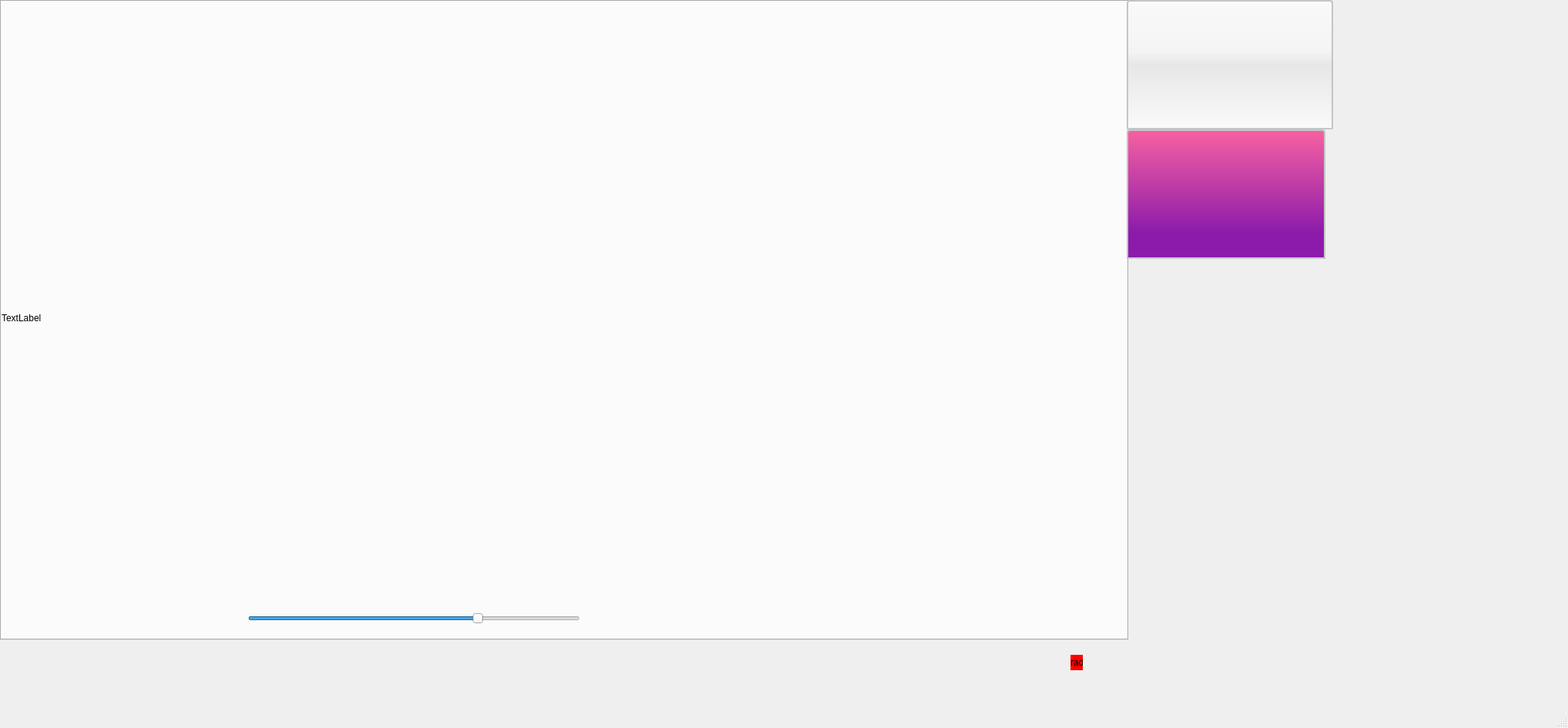
<?xml version="1.0" encoding="UTF-8"?>
<ui version="4.0">
 <class>MainWindow</class>
 <widget class="QMainWindow" name="MainWindow">
  <property name="geometry">
   <rect>
    <x>0</x>
    <y>0</y>
    <width>2036</width>
    <height>945</height>
   </rect>
  </property>
  <property name="windowTitle">
   <string>MainWindow</string>
  </property>
  <property name="autoFillBackground">
   <bool>true</bool>
  </property>
  <widget class="QWidget" name="centralwidget">
   <widget class="TabWidget" name="tabWidget">
    <property name="geometry">
     <rect>
      <x>0</x>
      <y>0</y>
      <width>1731</width>
      <height>831</height>
     </rect>
    </property>
    <property name="font">
     <font>
      <pointsize>16</pointsize>
     </font>
    </property>
    <property name="styleSheet">
     <string notr="true">QTabBar::tab{width:250;height:160;alignment:center}

QTabBar::tab  {
    background: qlineargradient(x1: 0, y1: 0, x2: 0, y2: 1,stop: 0 #F761A1, stop: 0.8 #8C1BAB,);
    border: 2px solid #C4C4C3;
    border-bottom-color: #C2C7CB; /* same as the pane color */
    border-top-left-radius: 4px;
    border-top-right-radius: 4px;
    min-width: 8ex;
    padding: 2px;
}


QTabBar::tab:selected{
background: qlineargradient(x1: 0, y1: 0, x2: 0, y2: 1, stop: 0 #fafafa, stop: 0.4 #f4f4f4, stop: 0.5 #e7e7e7, stop: 1.0 #fafafa);
width:260;height:160;alignment:center
}
QTabBar::tab:hover
{
background: qlineargradient(x1: 0, y1: 0, x2: 0, y2: 1,stop: 0 #F761FF, stop: 0.8 #8C1BFF,);
width:260;height:160;alignment:center
}</string>
    </property>
    <property name="tabPosition">
     <enum>QTabWidget::East</enum>
    </property>
    <property name="tabShape">
     <enum>QTabWidget::Rounded</enum>
    </property>
    <property name="currentIndex">
     <number>0</number>
    </property>
    <property name="iconSize">
     <size>
      <width>38</width>
      <height>20</height>
     </size>
    </property>
    <property name="usesScrollButtons">
     <bool>false</bool>
    </property>
    <property name="documentMode">
     <bool>false</bool>
    </property>
    <property name="tabBarAutoHide">
     <bool>false</bool>
    </property>
    <widget class="QWidget" name="tab">
     <property name="styleSheet">
      <string notr="true">QTabWidget::tab-bar { alignment: center; }</string>
     </property>
     <attribute name="title">
      <string/>
     </attribute>
     <widget class="QLabel" name="label">
      <property name="geometry">
       <rect>
        <x>0</x>
        <y>0</y>
        <width>1461</width>
        <height>821</height>
       </rect>
      </property>
      <property name="text">
       <string>TextLabel</string>
      </property>
     </widget>
     <widget class="QSlider" name="horizontalSlider">
      <property name="geometry">
       <rect>
        <x>320</x>
        <y>780</y>
        <width>431</width>
        <height>41</height>
       </rect>
      </property>
      <property name="maximum">
       <number>1000</number>
      </property>
      <property name="value">
       <number>700</number>
      </property>
      <property name="orientation">
       <enum>Qt::Horizontal</enum>
      </property>
      <property name="tickInterval">
       <number>0</number>
      </property>
     </widget>
    </widget>
    <widget class="QWidget" name="tab_5">
     <attribute name="title">
      <string/>
     </attribute>
     <widget class="QLabel" name="label_2">
      <property name="geometry">
       <rect>
        <x>0</x>
        <y>0</y>
        <width>1451</width>
        <height>821</height>
       </rect>
      </property>
      <property name="text">
       <string>TextLabel</string>
      </property>
     </widget>
    </widget>
   </widget>
   <widget class="QLabel" name="label_3">
    <property name="geometry">
     <rect>
      <x>1390</x>
      <y>850</y>
      <width>16</width>
      <height>20</height>
     </rect>
    </property>
    <property name="styleSheet">
     <string notr="true">QLabel{background:red}</string>
    </property>
    <property name="text">
     <string>radar</string>
    </property>
   </widget>
  </widget>
  <widget class="QMenuBar" name="menubar">
   <property name="geometry">
    <rect>
     <x>0</x>
     <y>0</y>
     <width>2036</width>
     <height>26</height>
    </rect>
   </property>
  </widget>
  <widget class="QStatusBar" name="statusbar"/>
 </widget>
 <customwidgets>
  <customwidget>
   <class>TabWidget</class>
   <extends>QTabWidget</extends>
   <header location="global">GUI_class.h</header>
   <container>1</container>
  </customwidget>
 </customwidgets>
 <resources/>
 <connections>
  <connection>
   <sender>horizontalSlider</sender>
   <signal>sliderMoved(int)</signal>
   <receiver>MainWindow</receiver>
   <slot>slider_moved(int)</slot>
   <hints>
    <hint type="sourcelabel">
     <x>439</x>
     <y>765</y>
    </hint>
    <hint type="destinationlabel">
     <x>658</x>
     <y>835</y>
    </hint>
   </hints>
  </connection>
  <connection>
   <sender>tabWidget</sender>
   <signal>currentChanged(int)</signal>
   <receiver>MainWindow</receiver>
   <slot>tab_clicked(int)</slot>
   <hints>
    <hint type="sourcelabel">
     <x>1088</x>
     <y>238</y>
    </hint>
    <hint type="destinationlabel">
     <x>859</x>
     <y>565</y>
    </hint>
   </hints>
  </connection>
 </connections>
 <slots>
  <slot>tab_clicked(int)</slot>
  <slot>slider_moved(int)</slot>
 </slots>
</ui>
